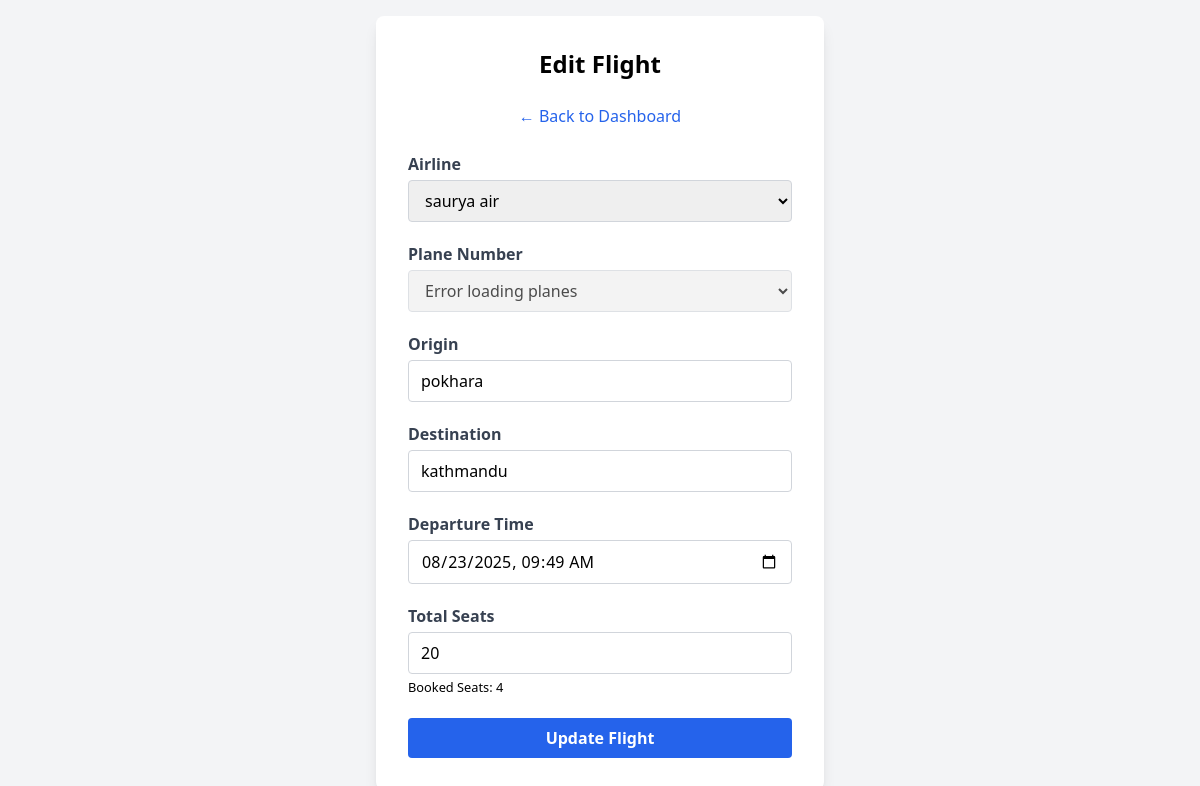
Screenshot of /admin/edit_flight.php?id=25 (signed in) with the database file from the repository.
### tables this page shows
CREATE TABLE `flights` (
  `flight_id` int(11) NOT NULL,
  `airline_id` int(11) NOT NULL,
  `plane_id` int(11) NOT NULL,
  `origin` varchar(100) NOT NULL,
  `destination` varchar(100) NOT NULL,
  `departure_time` datetime NOT NULL,
  `arrival_time` datetime NOT NULL,
  `total_seats` int(11) NOT NULL,
  `price` int(11) NOT NULL,
  `booked_seats` int(11) NOT NULL DEFAULT 0
);

CREATE TABLE `airlines` (
  `airline_id` int(11) NOT NULL,
  `airline_name` varchar(100) NOT NULL,
  `added_by` int(11) NOT NULL
);

### admin/edit_flight.php (the view, shortened to what this page needs)
<?php
require '../db.php';
$id = $_GET['id'] ?? null;
$airlines = [];
$result = $conn->query("SELECT airline_id, airline_name FROM airlines ORDER BY airline_name ASC");
if ($result) {
    while ($row = $result->fetch_assoc()) {
        $airlines[] = $row;
    }
}
$stmt = $conn->prepare("SELECT * FROM flights WHERE flight_id = ?");
$stmt->bind_param("i", $id);
$stmt->execute();
$result = $stmt->get_result();
$flight = $result->fetch_assoc();
?>
<!DOCTYPE html>
<html lang="en">
<head>
<script src="https://cdn.tailwindcss.com"></script>
</head>
<body class="bg-gray-100 min-h-screen flex items-center justify-center p-4">
<div class="bg-white p-8 rounded-lg shadow-lg max-w-md w-full">
    <h2 class="text-2xl font-bold mb-6 text-center">Edit Flight</h2>
    <p class="mb-6 text-center"><a href="dashboard.php" class="text-blue-600 hover:underline">← Back to Dashboard</a></p>
    <form method="post" class="space-y-5" autocomplete="off">
        <div>
            <label for="airline" class="block mb-1 font-semibold text-gray-700">Airline</label>
            <select name="airline" id="airline" required
                class="w-full border border-gray-300 rounded px-3 py-2 focus:outline-none focus:ring-2 focus:ring-blue-500">
                <?php foreach($airlines as $airline): ?>
                    <option value="<?= $airline['airline_id'] ?>" <?= $flight['airline_id']==$airline['airline_id']?'selected':'' ?>><?= htmlspecialchars($airline['airline_name']) ?></option>
                <?php endforeach; ?>
            </select>
        </div>
        <div>
            <label for="flight_number" class="block mb-1 font-semibold text-gray-700">Plane Number</label>
            <select name="flight_number" id="flight_number" required disabled
                class="w-full border border-gray-300 rounded px-3 py-2 focus:outline-none focus:ring-2 focus:ring-blue-500">
                <option value="">Select Plane Number</option>
            </select>
        </div>
        <div>
            <label for="origin" class="block mb-1 font-semibold text-gray-700">Origin</label>
            <input type="text" name="origin" id="origin" value="<?= htmlspecialchars($flight['origin']) ?>" required
                class="w-full border border-gray-300 rounded px-3 py-2 focus:outline-none focus:ring-2 focus:ring-blue-500"/>
        </div>
        <div>
            <label for="destination" class="block mb-1 font-semibold text-gray-700">Destination</label>
            <input type="text" name="destination" id="destination" value="<?= htmlspecialchars($flight['destination']) ?>" required
                class="w-full border border-gray-300 rounded px-3 py-2 focus:outline-none focus:ring-2 focus:ring-blue-500"/>
        </div>
        <div>
            <label for="departure_time" class="block mb-1 font-semibold text-gray-700">Departure Time</label>
            <input type="datetime-local" name="departure_time" id="departure_time" value="<?= date('Y-m-d\TH:i', strtotime($flight['departure_time'])) ?>" required
                class="w-full border border-gray-300 rounded px-3 py-2 focus:outline-none focus:ring-2 focus:ring-blue-500"/>
        </div>
        <div>
            <label for="total_seats" class="block mb-1 font-semibold text-gray-700">Total Seats</label>
            <input type="number" name="total_seats" id="total_seats" min="<?= $flight['booked_seats'] ?>" value="<?= (int)$flight['total_seats'] ?>" required
                class="w-full border border-gray-300 rounded px-3 py-2 focus:outline-none focus:ring-2 focus:ring-blue-500"/>
            <small>Booked Seats: <?= (int)$flight['booked_seats'] ?></small>
        </div>
        <button type="submit" class="w-full bg-blue-600 hover:bg-blue-700 text-white py-2 rounded font-semibold transition">
            Update Flight
        </button>
    </form>
</div>
</body>
</html>

### rows the page displays
flights: airline "saurya air", origin "pokhara", destination "kathmandu", departure_time "08/23/2025 09:49", total_seats "20", booked_seats "4"
